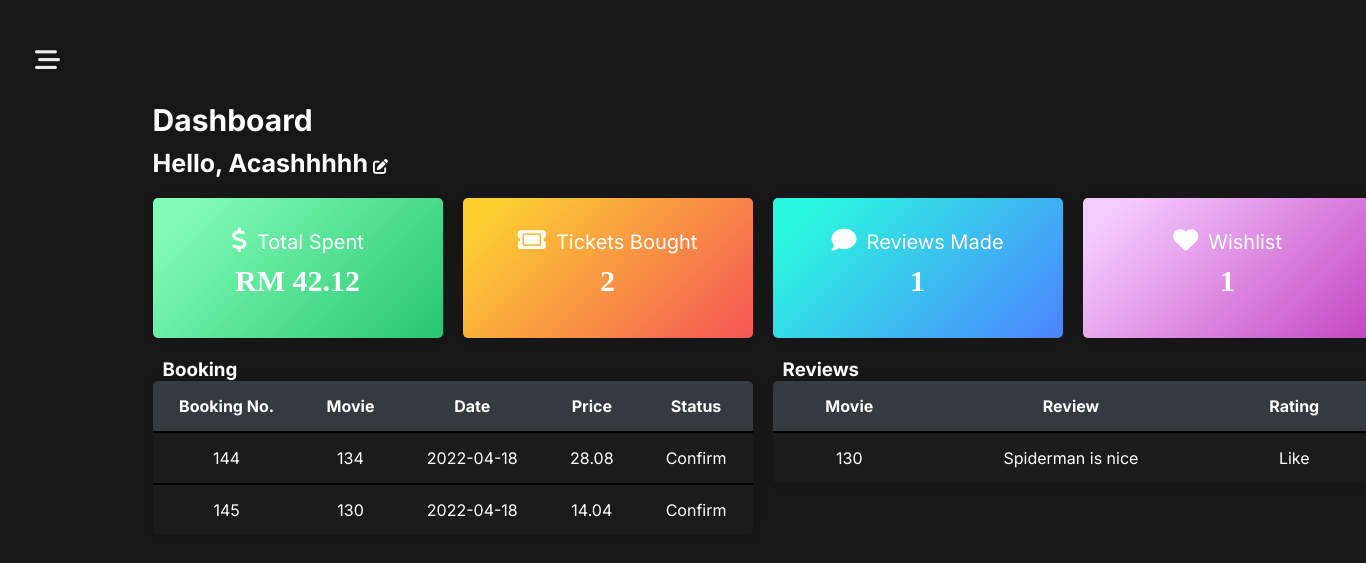
Page /User/userdashboard.php (signed in) on the committed database.
### tables this page shows
CREATE TABLE `member` (
  `member_id` int(11) NOT NULL,
  `member_name` varchar(200) NOT NULL,
  `member_email` varchar(200) NOT NULL,
  `member_phone` varchar(20) NOT NULL,
  `member_pass` varchar(30) NOT NULL
);

CREATE TABLE `booking` (
  `booking_id` int(11) NOT NULL,
  `booking_date` date NOT NULL,
  `member_id` int(11) NOT NULL,
  `booking_price` float NOT NULL,
  `mov_id` int(11) NOT NULL,
  `booking_status` varchar(255) NOT NULL
);

CREATE TABLE `reviews` (
  `rev_id` int(11) NOT NULL,
  `rev_detail` varchar(200) NOT NULL,
  `rev_score` int(11) NOT NULL,
  `mov_id` int(11) NOT NULL,
  `member_id` int(11) NOT NULL
);

### User/userdashboard.php (the view, shortened to what this page needs)
<?php
include("connectionn.php");
if(!isset($_SESSION["mib"]))
{
  echo"<script>alert('You need to login to access this')</script>";
  echo("<script>location.href='menumovie.php'</script>");
}
else{
$mib=$_SESSION["mib"];
$result2=mysqli_query($connect,"SELECT * from member where member_id='$mib' ");
$row2=mysqli_fetch_assoc($result2);
include("connectionn.php");
$sum=mysqli_query($connect,"SELECT SUM(booking_price) AS count FROM booking WHERE booking_status='Confirm' AND member_id='$mib' ");
$row_sum=mysqli_fetch_assoc($sum);
$result_booking=mysqli_query($connect,"SELECT * from booking WHERE member_id='$mib' AND booking_status='Confirm' ");
$book_count=mysqli_num_rows($result_booking);
$result_review=mysqli_query($connect,"SELECT * from reviews WHERE member_id='$mib' ");
$review_count=mysqli_num_rows($result_review);
$result_wish=mysqli_query($connect,"SELECT * from wishlist WHERE member_id='$mib' AND check_stat='1' ");
$wish_count=mysqli_num_rows($result_wish);
?>
<!DOCTYPE html>
<head>
<link rel="stylesheet" href="user_dash.css">
</head>
<body>
<button class="openbtn" onclick="openNav()"><i class="fa-solid fa-bars-staggered"></i></button>
<h2 style="font-size:30px;color:#ffffff;font-weight:bold;display:block;margin:0 auto;width:80%;padding-top:10px">Dashboard</h2>
<h2 style="font-size:25px;color:#ffffff;font-weight:bold;display:block;margin:0 auto;width:80%;padding-top:10px">Hello, <?php echo" ";echo $row2['member_name'] ?>
<a href="reset_user_mail.php"><i class="fa-solid fa-pen-to-square" style="font-size:15px;margin-left:5px;color:#ffffff"></i></a>
</h2>
<div class="cardBox">
    <div class="card" style="background-image: linear-gradient( 135deg, #81FBB8 10%, #28C76F 100%);">
      <div>
        <div class="cardName"><i class="fa-solid fa-dollar-sign"></i>Total Spent</div>
        <div class="numbers"><?php if(is_null($row_sum))echo"No data";echo"RM ";echo number_format($row_sum['count'],2)?></div>
      </div>
    </div>
      <div class="card" style="background-image: linear-gradient( 135deg, #FCCF31 10%, #F55555 100%);">
      <div>
        <div class="cardName"><i class="fa-solid fa-ticket"></i>Tickets Bought</div>
        <div class="numbers"><?php if(is_null($book_count))echo"No data";else echo $book_count ?></div>
      </div>
    </div>
      <div class="card" style="background-image: linear-gradient( 135deg, #2AFADF 10%, #4C83FF 100%);">
      <div>
        <div class="cardName"><i class="fa-solid fa-comment"></i>Reviews Made</div>
        <div class="numbers"><?php if(is_null($review_count))echo"No data";else echo $review_count ?></div>
      </div>
    </div>
    <div class="card"style="background-image: linear-gradient( 135deg, #F5CBFF 10%, #C346C2 100%);">
      <div>
        <div class="cardName"><i class="fa-solid fa-heart"></i>Wishlist</div>
        <div class="numbers"><?php if(is_null($wish_count))echo"No data";else echo $wish_count?></div>
      </div>
    </div>
  </div>
<div class="cardBox_table">
    <div class="card_table">
    <h3 style="color:#ffffff;margin-left:10px">Booking</h3>
    <table>
    <thead>
    <tr>
        <th>Booking No.</th>
        <th>Movie</th>
        <th>Date</th>
        <th>Price</th>
        <th>Status</th>
    </tr>
    </thead>
    <tbody>
    <?php while($row_booking=mysqli_fetch_assoc($result_booking)){?>
    <tr>
    <td><?php echo $row_booking['booking_id'];?></td>
    <td><?php echo $row_booking['mov_id'];?></td>
    <td><?php echo $row_booking['booking_date'];?></td>
    <td><?php echo $row_booking['booking_price'];?></td>
    <td><?php echo $row_booking['booking_status'];?></td>
   </tr>
   <?php }?>
   </tbody>
   </table>
   </div>
    <div class="card_table">
    <h3 style="color:#ffffff;margin-left:10px">Reviews</h3>
    <table>
    <thead>
    <tr>
        <th>Movie</th>
        <th>Review</th>
        <th>Rating</th>
    </tr>
    </thead>
    <tbody>
    <?php while($row_review=mysqli_fetch_assoc($result_review)){?>
    <tr>
    <td><?php echo $row_review['mov_id']?></td>
    <td><?php echo $row_review['rev_detail']?></td>
    <td><?php if($row_review['rev_score']=='1'){echo 'Like';}else {echo 'Dislike';}?></td>
    </tr>
    <?php } ?>
    </tbody>
    </table>
    </div>
</div>
</body>
</html>
<?php }?>

### User/user_dash.css (style rules this page uses)
* { font-family:'Inter',sans-serif;padding:0;margin:0; }
body,html { overflow-x:hidden; background-color:#171717; background-size: cover; height:100%; }
body { transition:margin-left .5s; padding:20px; overflow:initial; }
i { font-size:25px; margin-right:10px; }
.openbtn { font-size: 35px; cursor: pointer; color:#EDEDED; background-color: transparent; padding:15px; border:none; transition: 0.2s ease-in-out; }
.cardBox { position: relative; width: 80%; margin:0 auto; padding: 20px; display: grid; grid-gap: 20px; grid-template-columns: repeat(4,1fr); }
.card { height:80px; }
.cardBox .card { justify-content: space-between; position: relative; border-radius:5px; cursor: pointer; width:230px; box-shadow: 0 0 .875rem 0 rgba(33,37,41,.05); padding:30px; background-color:#1b1b1b; }
.cardBox .card .numbers { font-weight: bold; font-size: 30px; text-align:center; padding:10px; font-family:'Calibri'; color:#ffffff; }
.cardBox .card .cardName { color: #ffffff; font-size:20px; text-align: center; }
.cardBox_table { position: relative; margin:0 auto; width: 80%; padding: 0px; display: grid; height:300px; grid-gap: 20px; grid-template-columns: repeat(2,1fr); }
.card_table { position: relative; height:400px; width:600px; }
.card_table thead th { position:sticky; top:0; z-index:1; background-color:#343a40; color:#ffffff; }
table { border-collapse: collapse; width: 100%; box-shadow: 0 0 .875rem 0 rgba(33,37,41,.05); margin: 0 auto; border-radius:5px; background-color:#1b1b1b; }
th,td { padding:15px 25px;text-align:center; }
td { border-top: 2px solid black; }
tr { color:#ffffff; }
tr:first-child th:first-child { border-top-left-radius:5px; }
tr:first-child th:last-child { border-top-right-radius:5px; }
tr:last-child td:first-child { border-bottom-left-radius:5px; }
tr:last-child td:last-child { border-bottom-right-radius:5px; }

### rows in the picture
member: member_name "Acashhhhh"
booking: booking_id "144", mov "134", booking_date "2022-04-18", booking_price "28.08", booking_status "Confirm"
booking: booking_id "145", mov "130", booking_date "2022-04-18", booking_price "14.04", booking_status "Confirm"
reviews: mov "130", rev_detail "Spiderman is nice", rev_score "Like"

### other values in the picture
$row_sum['count'] "42.12"
$book_count "2"
$review_count "1"
$wish_count "1"
